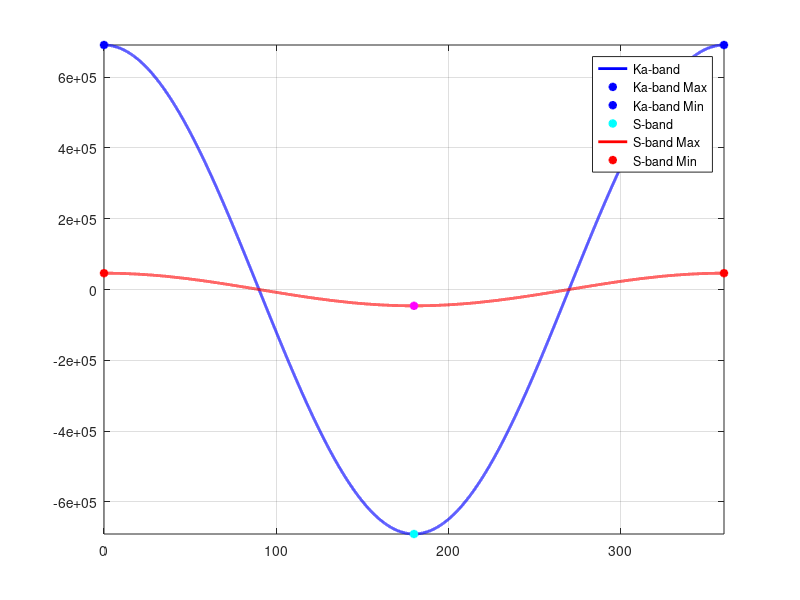

The MATLAB source for this figure:
% The range of Doppler frequencies caused 
% by multipath components, i.e., the 
% difference between the maximum and 
% minimum Doppler shifts of different 
% signal paths received at the same time.

% simulation implicitly assumes that the 
% VSAT (ground terminal) is located directly
% beneath the satellite’s orbital path, 
% i.e., at the nadir point of the satellite's
% pass, also called the sub-satellite point.

%   elevation
theta = 0:0.01:360;  % degrees
fo = 30e9; % 30 GHz (Ka-band)
G = 6.67430e-11; % m^3*kg^-1*s^-2
M_E = 5.972e24; % kg
R_E = 6371e3; % m
h = 600e3; % m
w_sat = sqrt(G*M_E/(R_E+h)^3);
c = 3*10^8; % m

fd = (fo/c)*w_sat*R_E*cosd(theta);
figure(1);
plot(theta,fd,'b','LineWidth',2);
grid on;
hold on;
max_doppler = max(fd); 
theta_max = theta(max_doppler==fd);
plot(theta_max,max_doppler,'b*','LineWidth',2);
min_doppler = min(fd);
theta_min = theta(min_doppler==fd);
plot(theta_min,min_doppler,'c*','LineWidth',2);

fo = 2e9; % 2 GHz (S-band)

fd = (fo/c)*w_sat*R_E*cosd(theta);
plot(theta,fd,'r','LineWidth',2);
max_doppler = max(fd); 
theta_max = theta(max_doppler==fd);
plot(theta_max,max_doppler,'r*','LineWidth',2);
min_doppler = min(fd);
theta_min = theta(min_doppler==fd);
plot(theta_min,min_doppler,'m*','LineWidth',2);
hold off;
axis tight;
legend('Ka-band','Ka-band Max', 'Ka-band Min','S-band','S-band Max','S-band Min','Location','Best');
